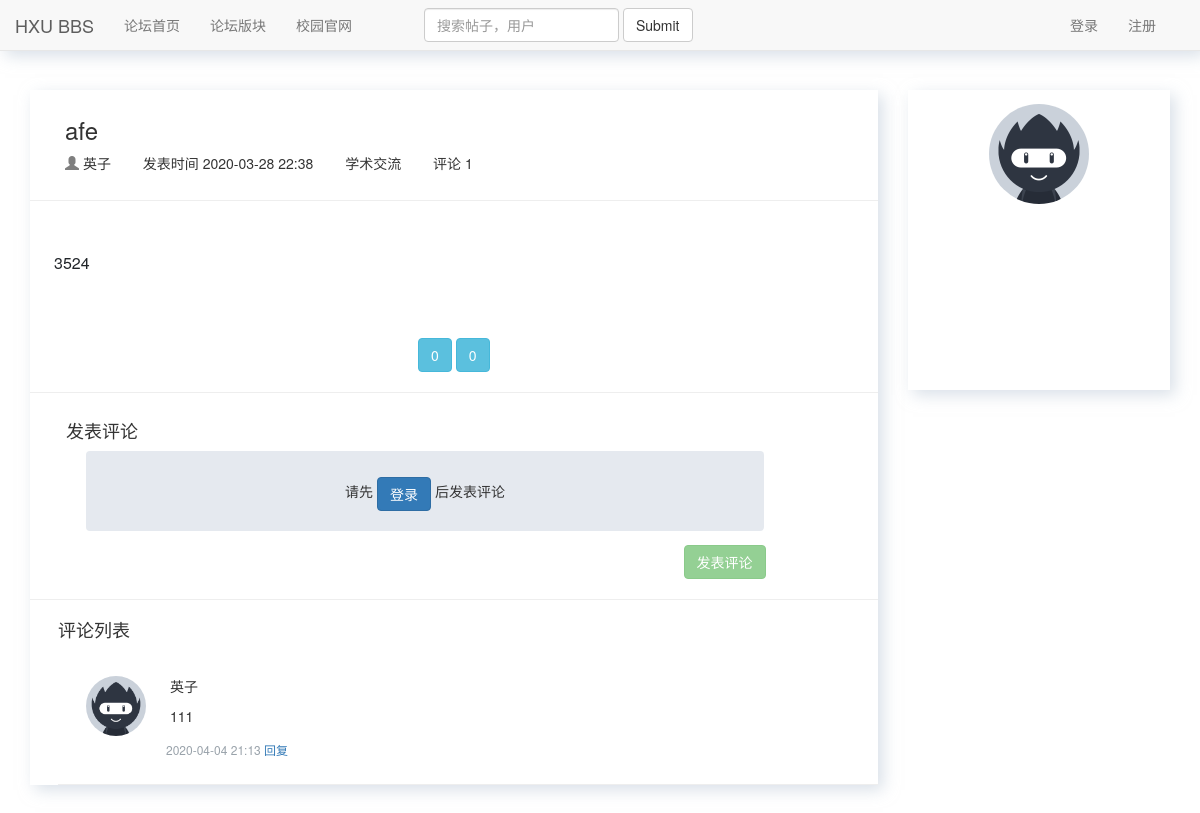
Page /postdetail/180 on the committed database.
### bbs/models.py (models this page shows, shortened)
class Post(models.Model):
    title = models.CharField(max_length=128, verbose_name='标题')
    category = models.ForeignKey('Category', on_delete=models.CASCADE, verbose_name='版块')
    theme = models.ForeignKey('Theme', on_delete=models.CASCADE, default=1)
    content = RichTextUploadingField(verbose_name='帖子内容')
    author = models.ForeignKey('UserProfile', on_delete=models.CASCADE, verbose_name='作者')
    created_time = models.DateTimeField(auto_now_add=True, verbose_name='创建时间')
    modify_time = models.DateTimeField(auto_now=True, verbose_name='修改时间')
    comment_count = models.IntegerField(verbose_name='评论数', default=0)
    priority = models.IntegerField(verbose_name='是否置顶',default=0)
    class Meta:
        ordering = ['-created_time']
        verbose_name = "帖子"  # 表名改成中文名
        verbose_name_plural = verbose_name
    def short_content(self):
        if len(str(self.content)) > 30:
            return '{}...'.format(str(self.content)[0:29])
        else:
            return str(self.content)
    short_content.allow_tags = True
    short_content.short_description = 'content'

class UserProfile(models.Model):
    user = models.OneToOneField(User, on_delete=models.CASCADE)
    name = models.CharField(max_length=64, verbose_name='用户名')
    signature = models.CharField(max_length=128, blank=True, null=True, verbose_name='个性签名')
    gender = models.IntegerField(null=True, blank=True, verbose_name='性别')
    college = models.CharField(max_length=16, blank=True, null=True, verbose_name='学院')
    grade = models.CharField(max_length=16, blank=True, null=True, verbose_name='班级')
    image = models.ImageField(verbose_name='头像', upload_to='head_img', default='default.png')
    class Meta:
        verbose_name = "自定义用户"  # 表名改成中文名
        verbose_name_plural = verbose_name
    def __str__(self):
        return self.name

class Category(models.Model):
    name = models.CharField(max_length=128, verbose_name='版块名')
    image = models.ImageField(upload_to='categoryimg', default='categoryimg/beidouqixing.png')
    brief = models.CharField(max_length=128, default='欢迎查看本版块帖子',  verbose_name='版块简介')
    post_num = models.IntegerField(default=0, verbose_name='帖子数')
    class Meta:
        verbose_name = "版块"  # 表名改成中文名
        verbose_name_plural = verbose_name
    def __str__(self):
        return self.name

### likes/models.py (models this page shows)
class LikeCount(models.Model):
    content_type = models.ForeignKey(ContentType, on_delete=models.CASCADE)
    object_id = models.PositiveIntegerField()
    content_object = GenericForeignKey('content_type', 'object_id')
    liked_num = models.IntegerField(default=0, verbose_name='点赞数')

class UnLikeCount(models.Model):
    content_type = models.ForeignKey(ContentType, on_delete=models.CASCADE)
    object_id = models.PositiveIntegerField()
    content_object = GenericForeignKey('content_type', 'object_id')
    unliked_num = models.IntegerField(default=0, verbose_name='不喜欢数')

### comment/models.py (models this page shows, shortened)
class Comment(models.Model):
    content_type = models.ForeignKey(ContentType, on_delete=models.CASCADE)
    object_id = models.PositiveIntegerField()
    content_object = GenericForeignKey('content_type', 'object_id')
    text = RichTextField()
    comment_time = models.DateTimeField(auto_now_add=True)
    user = models.ForeignKey(UserProfile, on_delete=models.CASCADE, related_name='comments')
    root = models.ForeignKey('self', null=True, related_name='root_comment', on_delete=models.CASCADE)
    parent = models.ForeignKey('self', null=True, related_name='parent_comment', on_delete=models.CASCADE)
    reply_to = models.ForeignKey(UserProfile, null=True, related_name='replies', on_delete=models.CASCADE)
    class Meta:
        ordering = ['comment_time']
        verbose_name = '评论'
        verbose_name_plural = verbose_name

### bbs/views.py (the view)
# urls.py: path('postdetail/<int:post_id>', postdetail, name='postdetail'),
def postdetail(request, post_id):
    post = get_object_or_404(Post, id=post_id)
    post_content_type = ContentType.objects.get_for_model(post)
    comments = Comment.objects.filter(content_type=post_content_type, object_id=post_id, parent=None).order_by('-comment_time')
    data = {'content_type': post_content_type.model,'object_id': post_id,'reply_comment_id': 0}
    comment_form = CommentForm(initial=data)
    reply_form = CommentForm(initial=data)
    return render(request, 'bbs/postdetail.html', locals())

### comment/forms.py (shortened to what this page needs)
class CommentForm(forms.Form):
    content_type = forms.CharField(widget=forms.HiddenInput)
    object_id = forms.IntegerField(widget=forms.HiddenInput)
    text = forms.CharField(widget=CKEditorWidget(config_name='comment_ckeditor'),
                           error_messages={'required': '评论内容不能为空'})
    reply_comment_id = forms.IntegerField(widget=forms.HiddenInput(attrs={'id':'reply_comment_id'}))
    def __init__(self, *args, **kwargs):
        if 'user' in kwargs:
            self.user = kwargs.pop('user')
        super(CommentForm, self).__init__(*args, **kwargs)

### comment/templatetags/comment_tags.py (called while the page is built)
@register.simple_tag
def get_comment_count(obj):
    content_type = ContentType.objects.get_for_model(obj)
    return Comment.objects.filter(content_type=content_type, object_id=obj.id).count()

### likes/templatetags/likes_tags.py (called while the page is built)
@register.simple_tag
def get_like_count(obj):
    content_type = ContentType.objects.get_for_model(obj)
    like_count, created = LikeCount.objects.get_or_create(content_type=content_type, object_id=obj.id)
    return like_count.liked_num

@register.simple_tag(takes_context=True)
def get_like_status(context, obj):
    content_type = ContentType.objects.get_for_model(obj)
    user = context['user']
    if user.is_anonymous:
        return ''
    if LikeRecord.objects.filter(content_type=content_type, object_id=obj.id, user=user.userprofile).exists():
        return 'islike'
    else:
        return ''

@register.simple_tag
def get_unlike_count(obj):
    content_type = ContentType.objects.get_for_model(obj)
    unlike_count, created = UnLikeCount.objects.get_or_create(content_type=content_type, object_id=obj.id)
    return unlike_count.unliked_num

@register.simple_tag(takes_context=True)
def get_unlike_status(context, obj):
    content_type = ContentType.objects.get_for_model(obj)
    user = context['user']
    if user.is_anonymous:
        return ''
    if UnLikeRecord.objects.filter(content_type=content_type, object_id=obj.id, user=user.userprofile).exists():
        return 'isunlike'
    else:
        return ''

### bbs/templates/bbs/postdetail.html (shortened to what this page needs)
{% extends 'base.html' %}
{% load staticfiles %}
{% load comment_tags %}
{% load likes_tags %}
{% block content %}
    <div class="container">
        <div class="row">
            <div class="col-md-9">
                <div class="postcard">
                    <div class="post-title">
                        <h3>{{ post.title }}</h3>
                        <div class="post-other">
                            <span class="glyphicon glyphicon-user" style="color: #7f7f7f"></span>
                            <span>{% if post.author.name %}
                                    {{ post.author }}
                                  {% else %}
                                    {{ post.author.user }}
                            {% endif %}
                            </span>
                            <span>发表时间 {{ post.created_time|date:'Y-m-d H:i' }}</span>
                            <span>{{ post.category }}</span>
                            <span>评论 {% get_comment_count post %} </span>
                        </div>
                    </div>
                    <hr>
                    <div class="post-content">
                        {{ post.content|safe }}
                    </div>
                    <div class="post-like">
                        <button class="btn btn-info"  onclick="like(this, 'post', {{ post.id }})" data-toggle="tooltip" data-placement="left" title="点个赞">
                            <span id="like_num" class="like-num {% get_like_status post %}" >{% get_like_count post %}</span>
                        </button>
                        <button class="btn btn-info"  onclick="unlike(this, 'post', {{ post.id }})" data-toggle="tooltip" data-placement="right" title="踩一下">
                            <span id="unlike_num" class="unlike-num {% get_unlike_status post %}">{% get_unlike_count post %}</span>
                        </button>
                    </div>
                    <hr>
                    <div class="post-comment">
                        <h4>发表评论</h4>
                        {% if request.user.is_authenticated %}
                            <form id="comment_form" action="{% url 'update_comment' %}" method="post">
                                <div class="login-comment">
                                <div id="reply_content_container" style="display: none">
                                    <p>回复：</p>
                                    <div id="reply_content"></div>
                                </div>
                                        {% csrf_token %}
                                        {% for field in comment_form %}
                                            {{ field }}
                                        {% endfor %}
                                        <div id="comment_error" class="text-danger"></div>
                                </div>
                                <div class="comment-button">
                                    <button  type="submit" class="btn btn-success">发表评论</button>
                                </div>
                            </form>
                        {% else %}
                            <div class="not-login-comment">
                                <div>请先 <a href="{% url 'login' %}?from={{ request.get_full_path }}" class="btn btn-primary">登录</a> 后发表评论</div>
                            </div>
                            <div class="comment-button">
                                <button class="btn btn-success disabled">发表评论</button>
                            </div>
                        {% endif %}
                    </div>
                    <hr>
                    <div class="comment-list">
                        <h4>评论列表</h4>
                        <div id="comment_list">
                            {% for comment in comments %}
                                <div id="root_{{ comment.id }}" class="comment-content">
                                    <img src="/static/imgs/default.png" alt="" class="img-circle comment-head-img">
                                    <div class="comment-user">{{ comment.user.name }}</div>
                                    <div id="comment_{{ comment.id }}" class="comment-detail">{{ comment.text|safe }}</div>
                                    <div class="comment-date">
                                        <span>{{ comment.comment_time|date:'Y-m-d H:i' }}</span>
                                        <span><a href="javascript:reply({{ comment.id }})">回复</a></span>
                                    </div>
                                </div>
                                <hr>
                            {% empty %}
                                <span id="no_comment">暂无评论</span>
                            {% endfor %}
                        </div>
                    </div>
                    </div>
                </div>
            <div class="col-md-3">
                <div class="card card-post">
                    <div class="card-cont">
                        <div class="card-title"><img src="/media/head_img/{{ post.author.image }}" alt="" class="img-circle"></div>
                    </div>
                </div>
            </div>
        </div>
    </div>
{% endblock %}

### static/index.css (style rules this page uses)
body { padding-top: 90px; }
.card { height: 100px; background-color: #fff; box-shadow: 5px 5px 15px rgba(187, 199, 214, 0.56); margin-bottom: 2em; }
.card-cont { padding: 1em; color: #6c757d; }
.card-title { text-align: center; font-size: 16px; }
.postcard { background-color: #fff; box-shadow: 5px 5px 15px rgba(187, 199, 214, 0.56); margin-bottom: 2em; }
.post-title { padding: 0.5em; margin-left: 2em; }
.post-content { padding: 1em 1.5em; font-size: 16px; color: #212529; font-weight: 400; text-align: left; line-height: 2em; }
.post-content p { width: auto; height: auto; max-width: 100%; display: block; }
.card-post { height: 300px; }
.post-like { margin-top: 2em; text-align: center; }
.card-title img { width: 100px; height: 100px; }
.post-other span:nth-child(n+2) { margin-right: 2em; margin-top: 1em; }
.post-comment { margin-top: 2em; }
.post-comment h4 { margin-left: 2em; }
.not-login-comment { margin-left: 4em; background-color: #e5e9ef; border-radius: 4px; width: 80%; height: 80px; line-height: 80px; text-align: center; }
.comment-list { margin-left: 2em; }
.comment-button { margin-top: 1em; margin-right: 8em; float: right; }
.comment-list h4 { margin-bottom: 2em; }
.comment-head-img { width: 60px; height: 60px; float: left; margin-left: 2em; }
.comment-date { color: #99a2aa; font-size: 12px; margin-left: 9em!important; }
.comment-content div:not(:last-child) { margin-left: 8em; margin-bottom: 0.5em; }

### bbs/templates/bbs/postdetail.html (style rules this page uses)
p { margin: 10px 0 15px; }
img { max-width: 500px; }

### rows in the picture
Post: title "afe", author "英子", created_time "2020-03-28 22:38", category "学术交流", id "1", content "3524", id.liked_num "0", id.unliked_num "0", author.image (placeholder picture)
Comment: user.name "英子", text "111", comment_time "2020-04-04 21:13"
